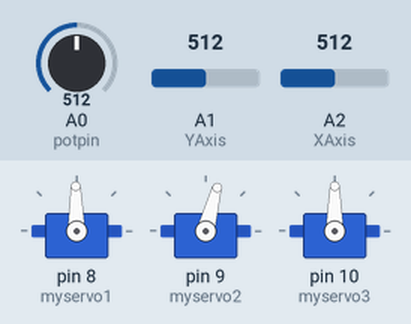
Simulated run of this sketch. Board: Arduino Uno, built with avr-gcc and run on an emulated ATmega328P. On the bench: 3 × servo. The inputs (shaded band) are chosen by the test bench; at power-on: A0 (potpin) = 512, A1 (YAxis) = 512, A2 (XAxis) = 512.

Above: at 1.2 s.
1.3 s: A0 (potpin) set to 716
At 2.0 s:
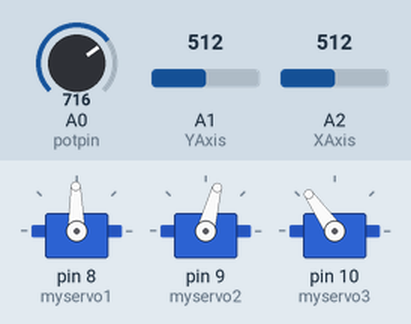
2.8 s: A1 (YAxis) set to 716
At 3.1 s:
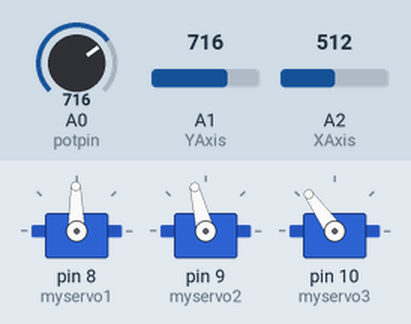
4.3 s: A2 (XAxis) set to 716
At 5.5 s:
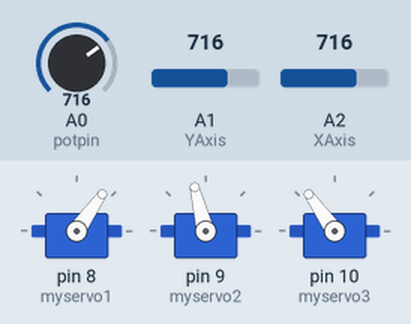
5.8 s: A0 (potpin) set to 900
At 6.7 s:
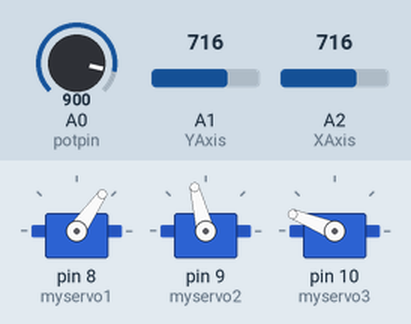
7.3 s: A1 (YAxis) set to 900
At 7.8 s:
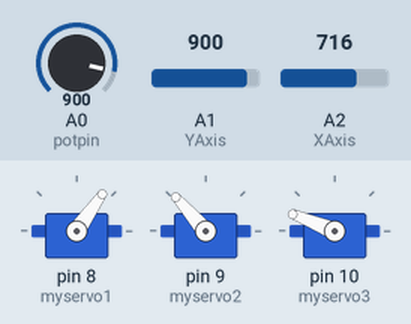
8.8 s: A2 (XAxis) set to 900
At 10.2 s:
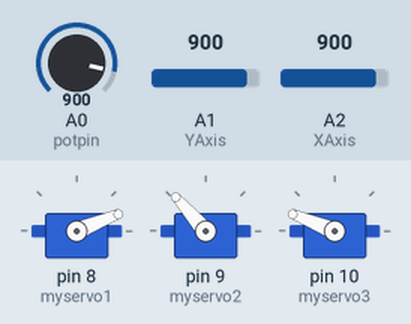
Timing chart, 0 to 11.3 s (numbered marks = the images above; inputs shaded):
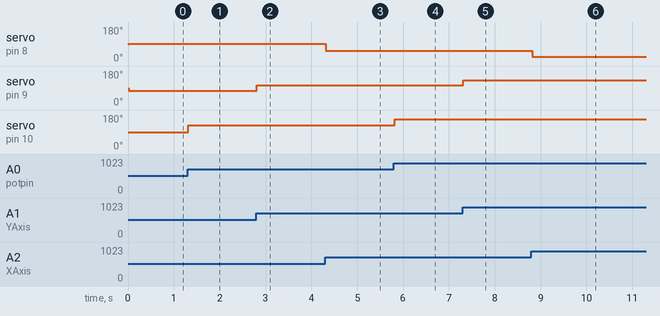

The sketch:

claw-arm.ino
```cpp
//Claw-Arm Program - Jeevan Sanchez and Rababb Pannu
//Function - Controls a robtoic arm powered by servo motors and operated by a potentiometer and thumbstick.

#include <Servo.h>

Servo myservo1;
Servo myservo2;
Servo myservo3;

//Creates variables for movement devices
int YAxis = 1;
int XAxis = 2;
int potpin = 0;
int val;

void setup() {
 Serial.begin(9600);
 pinMode(XAxis, INPUT);
 myservo1.attach(8);
 pinMode(YAxis, INPUT);
 myservo2.attach(9);
 myservo3.attach(10);
}
void loop() {

//Claw movement
  val = analogRead(potpin);
  val = map(val, 0, 1023, 0, 180);
  myservo3.write(val);
  delay(15);

//X-Axis movement (left/right)
 int X=analogRead(XAxis);
 X=X*0.1756;
 X=180-X;
 myservo1.write(X);

//Y-Axis movement (up/down)
 int Y=analogRead(YAxis);
 Y=Y*0.1466;
 myservo2.write(Y);
}
```

Measured:
- after the input at 1.3 s, servo on pin 10 (myservo3): 90° → 125° at once
- after the input at 2.8 s, servo on pin 9 (myservo2): 75° → 104° at once
- after the input at 4.3 s, servo on pin 8 (myservo1): 91° → 55° at once
- after the input at 5.8 s, servo on pin 10 (myservo3): 125° → 158° at once
- after the input at 7.3 s, servo on pin 9 (myservo2): 104° → 131° at once
- after the input at 8.8 s, servo on pin 8 (myservo1): 55° → 22° at once
